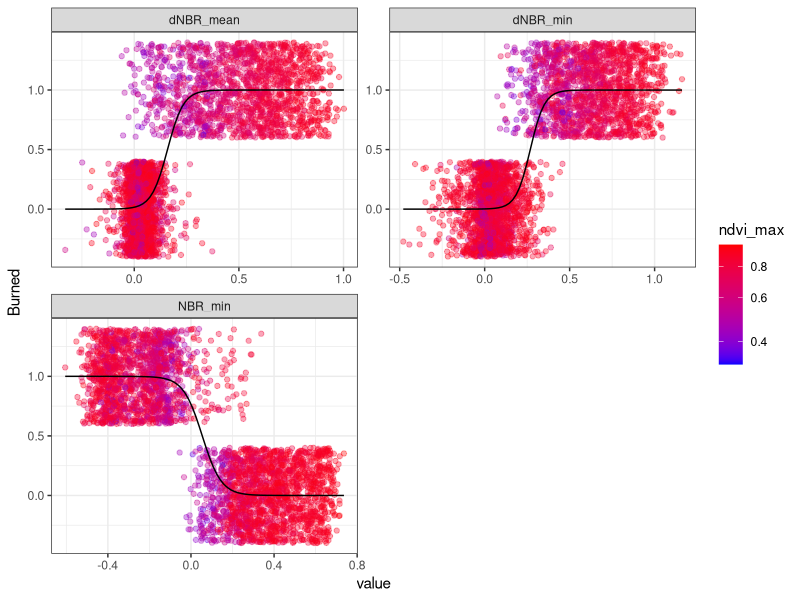
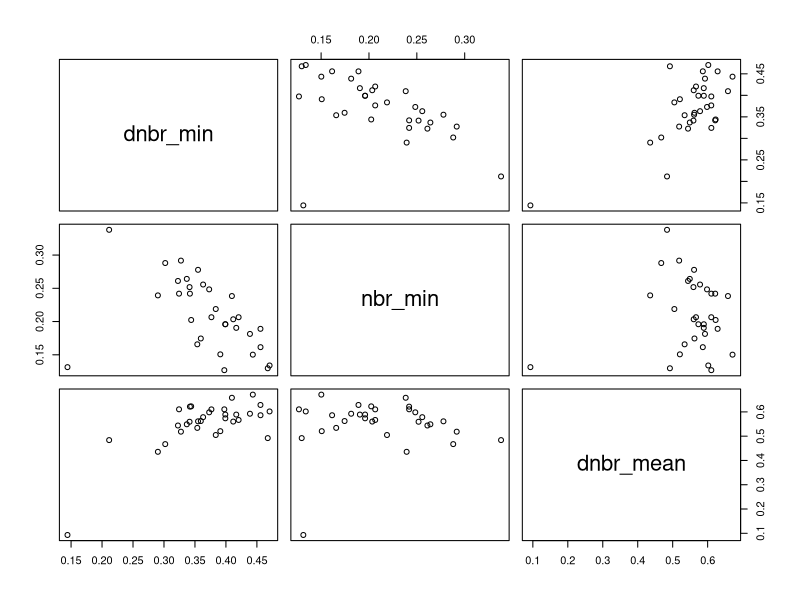
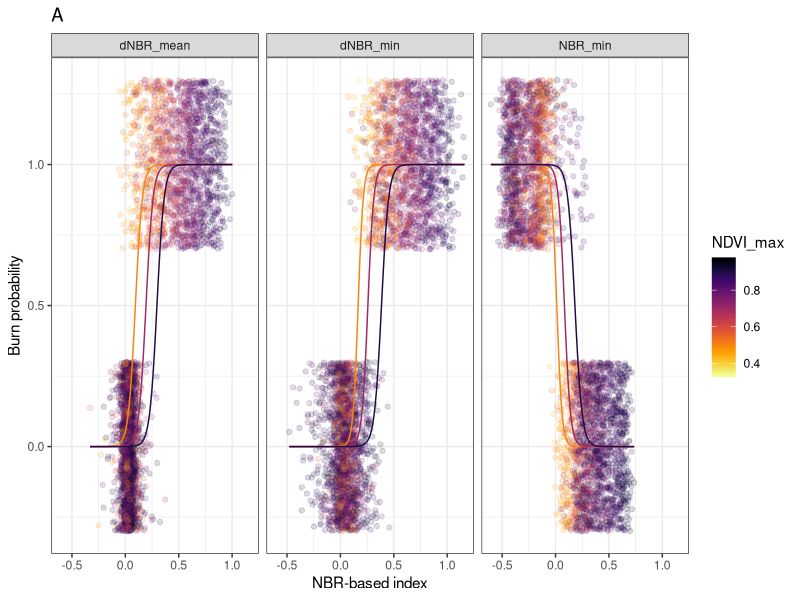
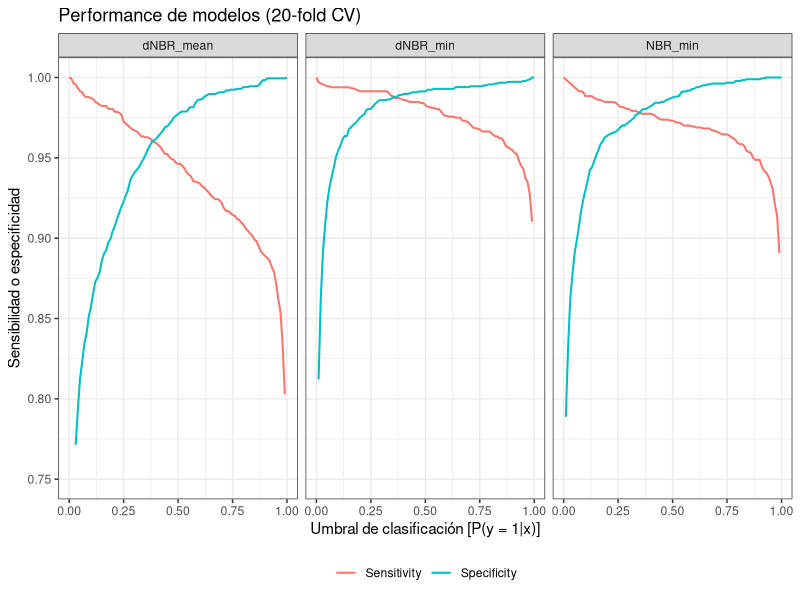
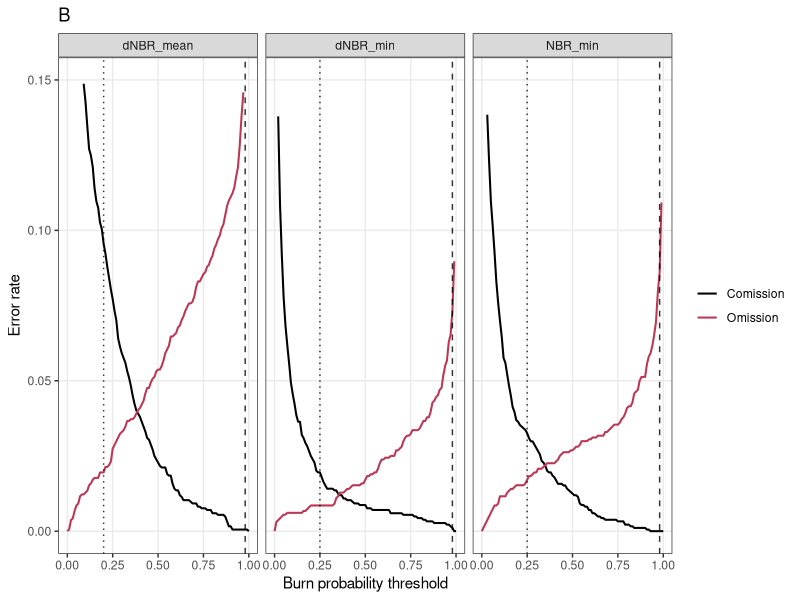
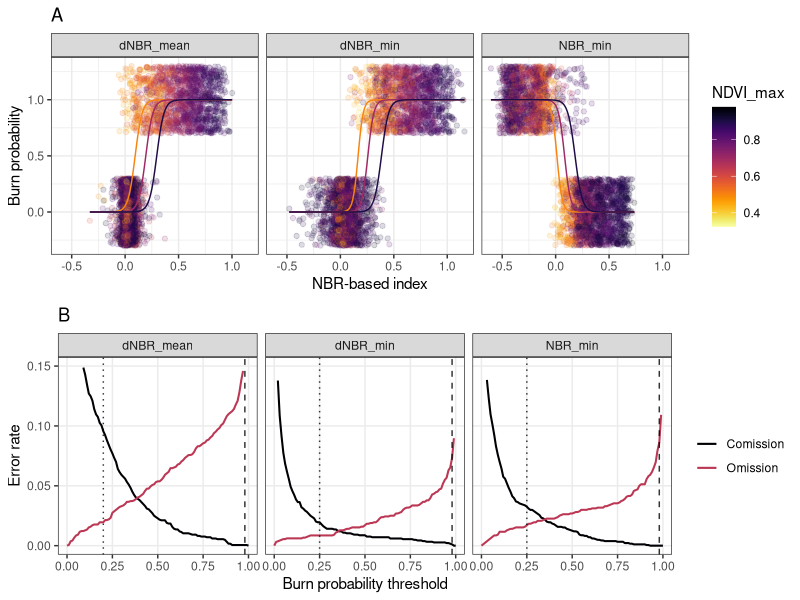
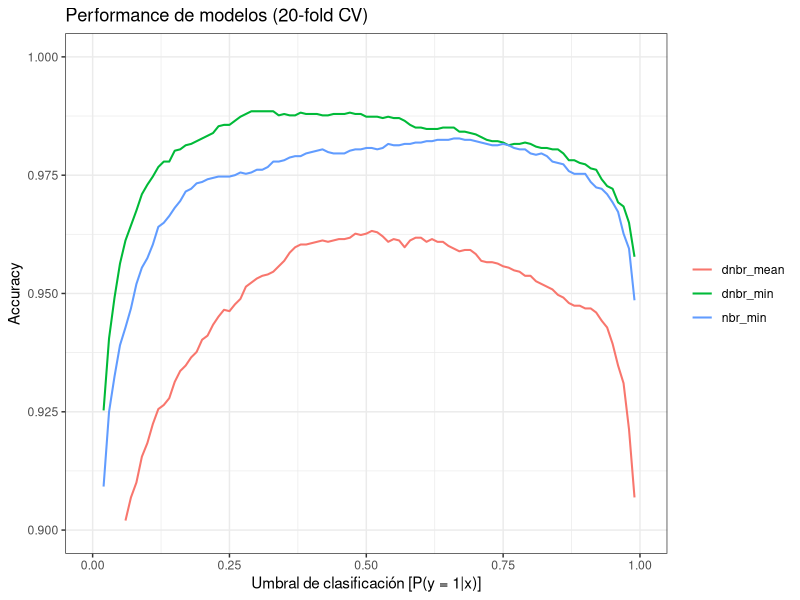
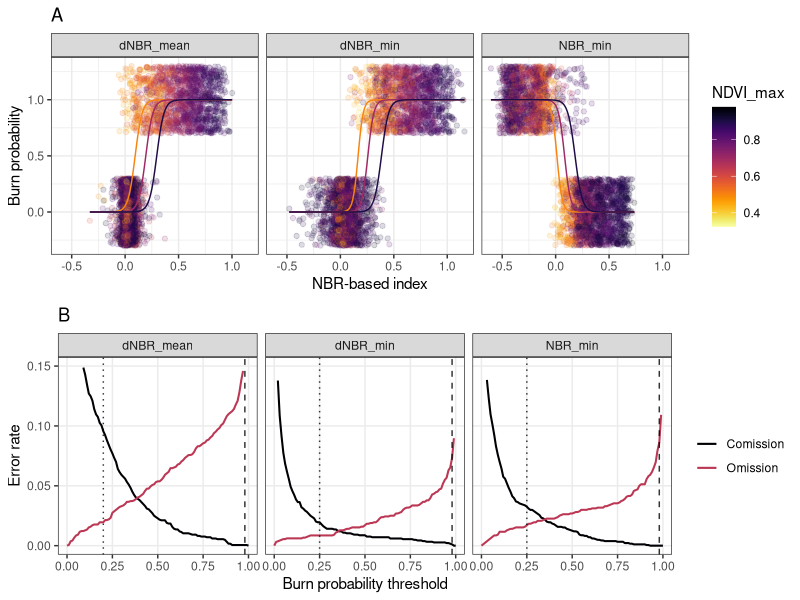

Recreate these plots in R, in order.

# Script heredado de 
# "/home/ivan/Insync/Burned area mapping/Long mapping approach/glms fit nbr_min - nbr_delta - dnbr.R"

# Acá edito, reduzco, traduzco y mejoro los plots para que vayan como material
# suplementario. 

# Comments ----------------------------------------------------------------

# En este script ajustaré muchos glms a datos de NBR para predecir prob de quemado.
# En el script de GEE 'dNBR mapping 7 (SNIC p02)', en el que mapeaba solo con 
# dNBR, hice la siguiente descripción:

# ----
# Mapeo de fuegos usando solo dNBR con algunos criterios para semillas

# Pasos:
#   
#   1) Definir valores de dNBR con los que se estima una p(burn) 
# >0.2 y >0.8, para definir semillas. 
# bien ese unbral. Podria ser 0.9 tambien.
# 
# p(burn) = 0.2 when dNBR = 0.1877488
# p(burn) = 0.5 when dNBR = 0.2917249
# p(burn) = 0.8 when dNBR = 0.3957009
# 
# Del GLM que fue ajustado con todos los datos:
#   p(burn) = 1 / (1 + exp(-(-3.89 + 13.33 * dNBR)))
# 
# 2) Mascara para burnt: p(burnt) >0.5.
# Tamben mascarear NDVI_max <0.35 para sacar altoandina y estepa.
# 
# 3) Mascara para semilla:
#   p(burnt) >0.8 &
#   dNBR = max(dNBR en años vecinos) &
#     NDVI_max > 0.5 (para eliminar pastizales muy secos).
# ----  

# Actualmente, la idea es la siguiente: 

# Candidatos: 
#   nbr_min bajo | dnbr alto
#   NDVI_max (all years) > 0.35

#   para cada índice puedo ajustar un modelo y definir una p(burn) baja 
#   como umbral. La idea sería que los candidatos tenga alta sensibilidad,
#   a costa de un alto error de comisión (baja especificidad).

#   NOTA sobre dNBR: este índice trae problemas para detectar el año de quemado
#   cuando el fuego ocurre muy al principio o al final de la temporada.
#   Aún peor es si hay dos fuegos así muy cerca (problema de Alerces).
#   Si con semillas de años focales seguimos teniendo ese problema, podemos
#   considerar como válidos solo los dNBR que tengan una alta señal de quemado en
#   el año focal en un radio de 500 m aprox. 
#   Pero primero probaría sin esa restricción.
#   OJO, porque sin esa restricción quizás haya que poner un umbral de dNBR no
#   tan permisivo

# Semillas   

#   con dNBR tuve el siguiente criterio:
#   p(dNBR_burned) > 0.8,
#   dNBR = máximo de años vecinos
#   NDVI_max (de todos los años) > 0.5  saca pastizales secos y altoandinas

#   Con NBR:
#   
#   p(NBR_min burned) > umbral alto
#   p(NBR_delta burned) > umbral alto
#   
#   Estos umbrales podrían ser la menor p que lleva el error de omisión a 0.01



# Datos, paquetes y funciones ---------------------------------------------

library(arm)
library(tidyverse); theme_set(theme_bw())
library(caret)
library(plyr)
library(viridis)
library(ggpubr)
library(gridExtra)

train <- read.csv("pixel_classification_training_data.csv")
names_to_change <- which(colnames(train) %in% c("nbr_delta", "nbr_min", "dnbr"))
colnames(train)[names_to_change] # "dnbr"      "nbr_delta" "nbr_min" 
colnames(train)[names_to_change] <- c("dnbr_mean", "dnbr_min", "nbr_min")

# elimino un errorcito muy evidente
errorcito <- with(train, which(nbr_min < -0.2 & Burned == 0))
train <- train[-errorcito, ]

# Exploration -------------------------------------------------------------

# vars que quiero mirar:
# names(cho)
# antes se llamaban así: c("nbr_delta", "nbr_min", "dnbr")
pred_names <- c("dnbr_min", "nbr_min", "dnbr_mean")

train_long <- pivot_longer(train, which(names(train) %in% pred_names),
                           names_to = "variable",
                           values_to = "value")
train_long$variable <- revalue(train_long$variable,
                               c("nbr_min" = "NBR_min",
                                 "dnbr_min" = "dNBR_min",
                                 "dnbr_mean" = "dNBR_mean"))

ggplot(#train_long[train_long$Fire_ID == "Lolog_2002", ], 
       train_long,
       aes(x = value, y = Burned, colour = ndvi_max)) + 
  geom_jitter(alpha = 0.35) + 
  facet_wrap(vars(variable), nrow = 2, scales = "free") +
  geom_smooth(data = train_long, 
              mapping = aes(x = value, y = Burned, colour = "black"),
              color = "black", size = 0.5,
              method = "glm",
              method.args = list(family = "binomial"),
              se = FALSE) + 
  scale_color_gradient(low = "blue", high = "red", trans = "log")
# en Lolog 2002 hay varios quemados con NBR muy alto. Eso podría ser por falta 
# de imágenes?

ss <- subset(train, subset = Fire_ID == "Lolog_2002" & Burned == 1 & nbr_min > 0.1)
pairs(ss[, pred_names])
# muestra un patrón razonable, no da para sacarlos.

# Modelos de nbr(s) * ndvi ---------------------------------------------------

m_min <- glm(Burned ~ nbr_min * ndvi_max, data = train, family = "binomial")
m_delta <- glm(Burned ~ dnbr_min * ndvi_max, data = train, family = "binomial")
m_dnbr <- glm(Burned ~ dnbr_mean * ndvi_max, data = train, family = "binomial")

nrep = 150
p_min <- expand.grid(
  nbr_min = seq(min(train$nbr_min), max(train$nbr_min), length = nrep),
  ndvi_max = c(0.5, 0.7, 0.9)
)

p_delta <- expand.grid(
  dnbr_min = seq(min(train$dnbr_min), max(train$dnbr_min), length = nrep),
  ndvi_max = c(0.5, 0.7, 0.9)
)

p_dnbr <- expand.grid(
  dnbr_mean = seq(min(train$dnbr_mean), max(train$dnbr_mean), length = nrep),
  ndvi_max = c(0.5, 0.7, 0.9)
)

p_min$p <- predict(m_min, p_min, type = "response")
p_delta$p <- predict(m_delta, p_delta, type = "response")
p_dnbr$p <- predict(m_dnbr, p_dnbr, type = "response")

names(p_min)[1] <- names(p_delta)[1] <- names(p_dnbr)[1] <- "x"

p_all <- rbind(p_min, p_delta, p_dnbr)
p_all$variable <- rep(c("NBR_min", "dNBR_min", "dNBR_mean"), each = nrow(p_min))

plot1 <- 
ggplot(train_long, aes(x = value, y = Burned, colour = ndvi_max)) + 
  geom_jitter(alpha = 0.15, height = 0.3) +
  #scale_color_gradient(low = "blue", high = "red") + 
  geom_line(data = p_all, mapping = aes(x = x, y = p, 
                                        group = as.factor(ndvi_max))) + 
  facet_wrap(vars(variable), nrow = 1) +
  scale_colour_viridis(direction = -1, option = "B") +
  xlab("NBR-based index") + 
  ylab("Burn probability") + 
  labs(colour = "NDVI_max") + 
  ggtitle("A")

plot1

# kesigue? ----------------------------------------------------------------

# Evaluar sensibilidad y especificidad en función de umbrales de probabilidad 
# para cada modelo. 30 fold CV.
# nrow(train) / 20

k <- 20
set.seed(1)
fold_id <- rep(1:k, length.out = nrow(train)) %>% 
  sample(size = nrow(train), replace = FALSE)

# Función para evaluar sens-spec en función del umbral
cutss <- function(cutoff, prediction, y_fac) {
  cutoff <- cutoff
  classif <- (prediction > cutoff) %>% as.numeric() %>% factor(levels = c(0, 1))
  ss <- confusionMatrix(classif, y_fac, mode = "sens_spec", positive = "1") %$%
    byClass %>% '['(1:2)
  return(ss)
}

cut_acc <- function(cutoff, prediction, y_fac) {
  cutoff <- cutoff
  classif <- (prediction > cutoff) %>% as.numeric() %>% factor(levels = c(0, 1))
  ss <- confusionMatrix(classif, y_fac, mode = "sens_spec", positive = "1") %$%
    overall %>% '['(1)
  return(ss)
}


# Tabla con probabilidades predichas a partir de modelos ajustados sin las filas 
# de interés

ptable <- data.frame(
  nbr_min = numeric(nrow(train)),
  dnbr_min = numeric(nrow(train)),
  dnbr_mean = numeric(nrow(train))
)

sapply(1:k, function(i) {
  #i = 1
  print(i)
  
  train_set = train[fold_id != i, ]
  test_set = train[fold_id == i, ]
  
  m_min_cv <- glm(Burned ~ nbr_min * ndvi_max, data = train_set, 
                  family = "binomial")
  m_delta_cv <- glm(Burned ~ dnbr_min * ndvi_max, data = train_set, 
                    family = "binomial")
  m_dnbr_cv <- glm(Burned ~ dnbr_mean * ndvi_max, data = train_set, 
                   family = "binomial")
  
  ptable[fold_id == i, 'nbr_min'] <<- predict(m_min_cv, test_set, type = "response")
  ptable[fold_id == i, 'dnbr_min'] <<- predict(m_delta_cv, test_set, type = "response")
  ptable[fold_id == i, 'dnbr_mean'] <<- predict(m_dnbr_cv, test_set, type = "response")

}) %>% invisible

ptable$y_fac <- train$Burned %>% as.character %>% factor(levels = c("0", "1"))
# summary(ptable)


# Curva sens-spec para todos los modelos

cut_seq <- seq(0, 1, length.out = 101)

senspec <- sapply(1:3, function(m) {
  #m = 1
  sstable <- sapply(cut_seq, cutss, prediction = ptable[, m], 
                    y_fac = ptable$y_fac, simplify = "array") %>% t()
  return(sstable)
}, simplify = FALSE)
  
str(senspec)

senspec <- do.call('rbind', senspec) %>% as.data.frame
senspec$model <- rep(names(ptable)[1:3], each = length(cut_seq))
senspec$model <- revalue(senspec$model, 
                         c("nbr_min" = "NBR_min",
                           "dnbr_min" = "dNBR_min",
                           "dnbr_mean" = "dNBR_mean"))

senspec$threshold <- rep(cut_seq, 3)

senspec_long <- pivot_longer(senspec, 1:2, names_to = "performance", 
                             values_to = "senspec")

senspec_long$error_value <- 1 - senspec_long$senspec
senspec_long$error_name <- revalue(senspec_long$performance, c("Sensitivity" = "Omission",
                                      "Specificity" = "Comission"))

# sens - spec
ggplot(senspec_long, aes(x = threshold, y = senspec, colour = performance)) +
  geom_line(size = 0.7) + 
  ylim(0.750, 1) + facet_wrap(vars(model), nrow = 1) +
  ggtitle("Performance de modelos (20-fold CV)") + 
  ylab("Sensibilidad o especificidad") + 
  xlab("Umbral de clasificación [P(y = 1|x)]") +
  theme(legend.position = "bottom") + labs(colour = NULL)

# com - om
cand_lines <- data.frame(threshold = c(0.20, 0.25, 0.25),
                         model = c("dNBR_mean", "dNBR_min", "NBR_min"))


plot2 <- 
ggplot(senspec_long, aes(x = threshold, y = error_value, colour = error_name)) +
  geom_line(size = 0.7) + 
  ylim(0, 0.15) + 
  facet_wrap(vars(model), nrow = 1) +
  ggtitle("B") + 
  ylab("Error rate") + 
  xlab("Burn probability threshold") +
  theme(legend.position = "right",
        panel.grid.minor = element_blank()) +
  scale_color_viridis(discrete = TRUE, option = "B", end = 0.5) +
  labs(colour = NULL) +
  geom_vline(data = cand_lines, 
             mapping = aes(xintercept = threshold), 
             linetype = 3, alpha = 0.8, size = 0.5) +
  geom_vline(xintercept = 0.98, linetype = 2, alpha = 0.8, 
             size = 0.5)

plot2

# Save plots --------------------------------------------------------------


ggarrange(plot1, plot2, nrow = 2)
ggsave("Figure S01 - pixel level classication.jpeg", 
       width = 17, height = 15, units = "cm")





# Umbrales para semillas --------------------------------------------------

# Omisión y comisión en wide
senspec$Comission <- 1 - senspec$Specificity
senspec$Omission <- 1 - senspec$Sensitivity


# buscamos error de comisión muy bajo:
# menor o igual a 0.001 (redondeando)
senspec[senspec$Specificity >= 0.998 & senspec$model == "nbr_min", ]
senspec[senspec$Comission <= 0.0015 & senspec$model == "nbr_min", ]

# nbr_min: su mínima p es 0.84
#   especificidad = 0.9989142
#   sensibilidad = 0.9542125
#   comisión = 0.0010857763
senspec[senspec$Specificity >= 0.998 & senspec$model == "dnbr_min", ]   
senspec[senspec$Comission <= 0.0015 & senspec$model == "dnbr_min", ]

# dnbr_min con p >= 0.98 tiene 
#   especificidad = 0.9267399
#   sensibilidad = 0.9989142
#   comisión = 0.001085776

# semilla = 
#   p_nbr_min >= 0.84 | p_dnbr_min >= 0.98


# seed para dnbr_mean en años en que hay pocas imagenes
# (en otros años no se usará como criterio de semilla)
senspec[round(senspec$Comission, 3) <= 0.001 & senspec$model == "dnbr_mean", ]
# dnbr_mean con p >= 0.91 tiene 
#   especificidad = 0.9994571
#   sensibilidad = 0.8876679
#   comisión = 0.0005428882

# Umbrales para candidates ------------------------------------------------

# Buscamos sensibilidad muy alta
# Un criterio puede ser max(omisión) = 0.001
# O max(comision) <= 0.10

senspec[round(senspec$Comission, 2) <= 0.1 & senspec$model == "nbr_min", ]
# nbr_min: su mínima p es 0.06
#   especificidad = 
#   sensibilidad = 
#   comision = 0.1015200869          
#   omisión =  0.007326007           chequear el patrón con 
#                                    region growing

senspec[round(senspec$Comission, 2) <= 0.1 & senspec$model == "dnbr_min", ]
# dnbr_min con p >= 0.04 tiene 
#   especificidad = 
#   sensibilidad = 
#   comisión = 
#   Omisión = 

senspec[round(senspec$Comission, 2) <= 0.1 & senspec$model == "dnbr_mean", ]
# dnbr_mean con p >= 0.18 tiene 
#   especificidad = 0.8973941
#   sensibilidad = 0.980464
#   comisión = 0.1026059
#   Omisión = 0.01953602

# Si ponemos este umbral de dNBR para candidato, deberíamos restringirlo a que 
# tenga alguna semilla en un radio de 500 m
# pensar más eso


# candidato =

#   {opción 1}
#     p_nbr_min >= 0.06 | p_dnbr_min >= 0.04 | p_dnbr >= 0.18

#   {opción 2}
#     p_nbr_min >= 0.06 | p_dnbr_min >= 0.04 | 
#     [p_dnbr >= 0.18 & max(p_nbr_min) >= 0.06 en cierto radio]

# Curva de accuracy para todos los modelos ----------------------------------

accu <- sapply(1:3, function(m) {
  #m = 1
  accu_table <- sapply(cut_seq, cut_acc, prediction = ptable[, m], 
                       y_fac = ptable$y_fac, simplify = "array") %>% t()
  return(accu_table)
}, simplify = T) %>% as.data.frame

str(accu)
names(accu) <- names(ptable)[1:3]
accu$threshold <- cut_seq

accu_long <- pivot_longer(accu, 1:3, names_to = "model", 
                          values_to = "accuracy")

ggplot(accu_long, aes(x = threshold, y = accuracy, colour = model)) +
  geom_line(size = 0.7) + 
  ylim(0.9, 1) +
  ggtitle("Performance de modelos (20-fold CV)") + 
  ylab("Accuracy") + 
  xlab("Umbral de clasificación [P(y = 1|x)]") +
  theme(legend.position = "right") + labs(colour = NULL)
  

# Son buenísimos. De hecho, es increíblemente bueno el dnbr_min.
# Pero ambos mucho mejores que el dnbr_mean. 
# Aún así, dnbrsubió su accuracy agregando el NDVI (un 1 %)


# Coefs para copiar -------------------------------------------------------

coef(m_min)
coef(m_delta)
coef(m_dnbr)
